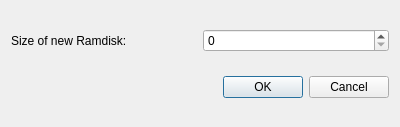
<?xml version="1.0" encoding="UTF-8"?>
<ui version="4.0">
 <class>CreateRamdiskDialog</class>
 <widget class="QDialog" name="CreateRamdiskDialog">
  <property name="geometry">
   <rect>
    <x>0</x>
    <y>0</y>
    <width>400</width>
    <height>127</height>
   </rect>
  </property>
  <property name="windowTitle">
   <string>Dialog</string>
  </property>
  <layout class="QVBoxLayout" name="verticalLayout">
   <item>
    <layout class="QHBoxLayout" name="horizontalLayout">
     <item>
      <widget class="QLabel" name="newRamdiskLabel">
       <property name="text">
        <string>Size of new Ramdisk: </string>
       </property>
      </widget>
     </item>
     <item>
      <widget class="QSpinBox" name="ramdiskSizeSpinBox">
       <property name="maximum">
        <number>9999999</number>
       </property>
      </widget>
     </item>
    </layout>
   </item>
   <item>
    <widget class="QDialogButtonBox" name="buttonBox">
     <property name="styleSheet">
      <string notr="true">color: black;</string>
     </property>
     <property name="orientation">
      <enum>Qt::Horizontal</enum>
     </property>
     <property name="standardButtons">
      <set>QDialogButtonBox::Cancel|QDialogButtonBox::Ok</set>
     </property>
    </widget>
   </item>
  </layout>
 </widget>
 <resources/>
 <connections>
  <connection>
   <sender>buttonBox</sender>
   <signal>accepted()</signal>
   <receiver>CreateRamdiskDialog</receiver>
   <slot>accept()</slot>
   <hints>
    <hint type="sourcelabel">
     <x>248</x>
     <y>254</y>
    </hint>
    <hint type="destinationlabel">
     <x>157</x>
     <y>274</y>
    </hint>
   </hints>
  </connection>
  <connection>
   <sender>buttonBox</sender>
   <signal>rejected()</signal>
   <receiver>CreateRamdiskDialog</receiver>
   <slot>reject()</slot>
   <hints>
    <hint type="sourcelabel">
     <x>316</x>
     <y>260</y>
    </hint>
    <hint type="destinationlabel">
     <x>286</x>
     <y>274</y>
    </hint>
   </hints>
  </connection>
 </connections>
</ui>
